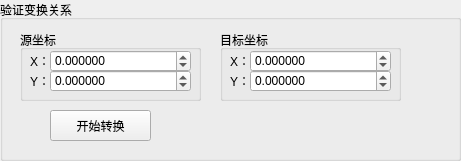
   <widget class="QGroupBox" name="groupBox_21">
    <property name="geometry">
     <rect>
      <x>730</x>
      <y>40</y>
      <width>461</width>
      <height>161</height>
     </rect>
    </property>
    <property name="title">
     <string>验证变换关系</string>
    </property>
    <widget class="QGroupBox" name="groupBox_22">
     <property name="geometry">
      <rect>
       <x>20</x>
       <y>30</y>
       <width>181</width>
       <height>71</height>
      </rect>
     </property>
     <property name="title">
      <string>源坐标</string>
     </property>
     <widget class="QDoubleSpinBox" name="dSpinBox_validationSrc_y">
      <property name="geometry">
       <rect>
        <x>30</x>
        <y>40</y>
        <width>141</width>
        <height>22</height>
       </rect>
      </property>
      <property name="decimals">
       <number>6</number>
      </property>
      <property name="minimum">
       <double>-10000.000000000000000</double>
      </property>
      <property name="maximum">
       <double>10000.000000000000000</double>
      </property>
      <property name="singleStep">
       <double>0.000001000000000</double>
      </property>
     </widget>
     <widget class="QDoubleSpinBox" name="dSpinBox_validationSrc_x">
      <property name="geometry">
       <rect>
        <x>30</x>
        <y>20</y>
        <width>141</width>
        <height>22</height>
       </rect>
      </property>
      <property name="decimals">
       <number>6</number>
      </property>
      <property name="minimum">
       <double>-10000.000000000000000</double>
      </property>
      <property name="maximum">
       <double>10000.000000000000000</double>
      </property>
      <property name="singleStep">
       <double>0.000001000000000</double>
      </property>
     </widget>
     <widget class="QLabel" name="label_38">
      <property name="geometry">
       <rect>
        <x>10</x>
        <y>20</y>
        <width>21</width>
        <height>21</height>
       </rect>
      </property>
      <property name="text">
       <string>X：</string>
      </property>
     </widget>
     <widget class="QLabel" name="label_39">
      <property name="geometry">
       <rect>
        <x>10</x>
        <y>40</y>
        <width>21</width>
        <height>21</height>
       </rect>
      </property>
      <property name="text">
       <string>Y：</string>
      </property>
     </widget>
    </widget>
    <widget class="QGroupBox" name="groupBox_23">
     <property name="geometry">
      <rect>
       <x>220</x>
       <y>30</y>
       <width>181</width>
       <height>71</height>
      </rect>
     </property>
     <property name="title">
      <string>目标坐标</string>
     </property>
     <widget class="QDoubleSpinBox" name="dSpinBox_validationDist_y">
      <property name="geometry">
       <rect>
        <x>30</x>
        <y>40</y>
        <width>141</width>
        <height>22</height>
       </rect>
      </property>
      <property name="decimals">
       <number>6</number>
      </property>
      <property name="minimum">
       <double>-10000.000000000000000</double>
      </property>
      <property name="maximum">
       <double>10000.000000000000000</double>
      </property>
      <property name="singleStep">
       <double>0.000001000000000</double>
      </property>
     </widget>
     <widget class="QDoubleSpinBox" name="dSpinBox_validationDist_x">
      <property name="geometry">
       <rect>
        <x>30</x>
        <y>20</y>
        <width>141</width>
        <height>22</height>
       </rect>
      </property>
      <property name="decimals">
       <number>6</number>
      </property>
      <property name="minimum">
       <double>-10000.000000000000000</double>
      </property>
      <property name="maximum">
       <double>10000.000000000000000</double>
      </property>
      <property name="singleStep">
       <double>0.000001000000000</double>
      </property>
     </widget>
     <widget class="QLabel" name="label_40">
      <property name="geometry">
       <rect>
        <x>10</x>
        <y>20</y>
        <width>21</width>
        <height>21</height>
       </rect>
      </property>
      <property name="text">
       <string>X：</string>
      </property>
     </widget>
     <widget class="QLabel" name="label_41">
      <property name="geometry">
       <rect>
        <x>10</x>
        <y>40</y>
        <width>21</width>
        <height>21</height>
       </rect>
      </property>
      <property name="text">
       <string>Y：</string>
      </property>
     </widget>
    </widget>
    <widget class="QPushButton" name="btn_validationMatrix">
     <property name="geometry">
      <rect>
       <x>50</x>
       <y>110</y>
       <width>101</width>
       <height>31</height>
      </rect>
     </property>
     <property name="text">
      <string>开始转换</string>
     </property>
    </widget>
   </widget>
